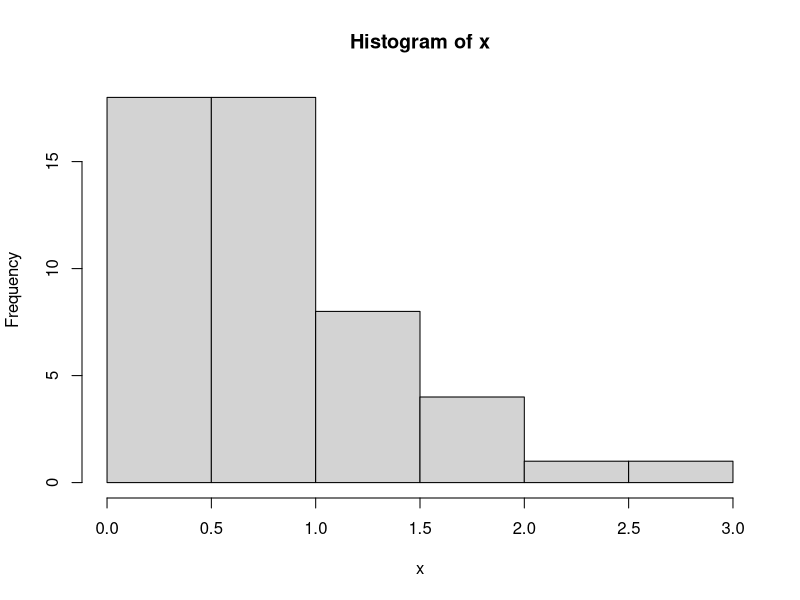
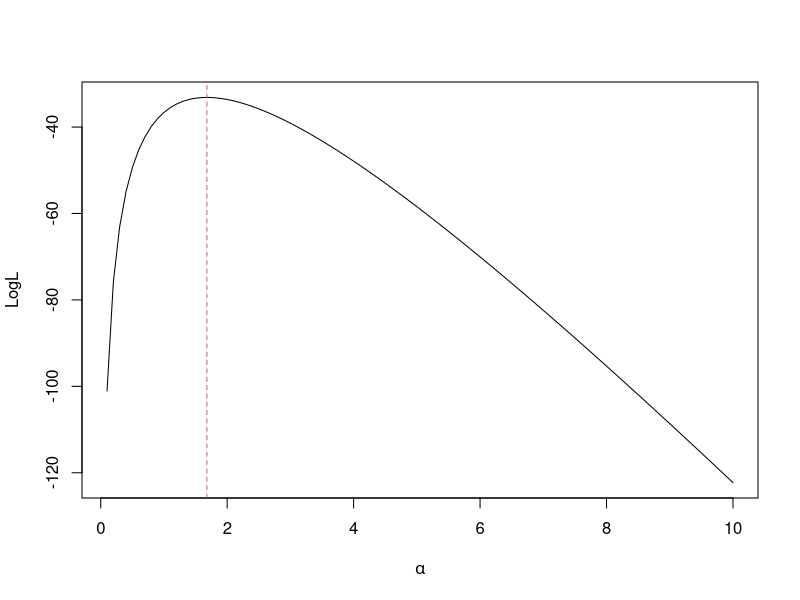
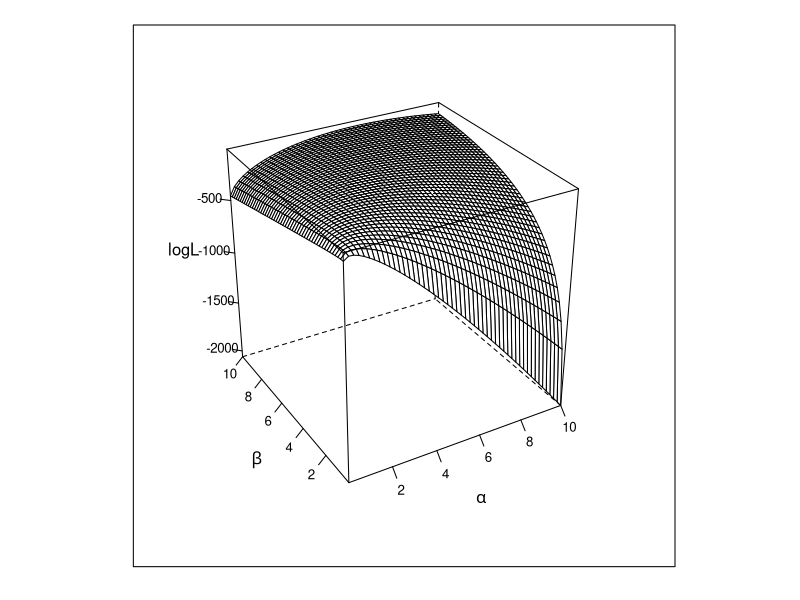
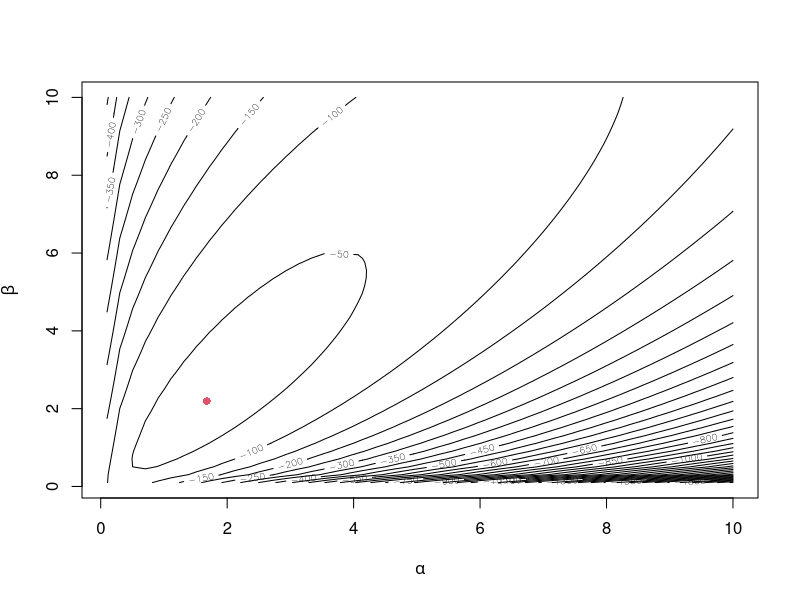

R code for these plots, in order:
rm(list=ls())

#case 1

set.seed(123)
x<-rgamma(50,scale = 1/2,shape=2)
hist(x)
summary(x)
n<-length(x)
f1<-function(alpha)
{
  n*log(n*alpha/sum(x))-n*digamma(alpha)+sum(log(x))
}
alpha.mle<-uniroot(f=f1,lower = 0.1,upper=10)$root
beta.mle<-n*alpha.mle/sum(x)
list(alpha.mle=alpha.mle,beta.mle=beta.mle)

# case 2
f2<-function(alpha)
{
  n*alpha*log(n*alpha/sum(x))-n*log(gamma(alpha))+(alpha-1)*sum(log(x))-n*alpha
}
x1<-seq(0.1,10,length=100)
y1<-sapply(x1,f2)
plot(x1,y1,xlab=expression(alpha),ylab="LogL",type="l")
abline(v=alpha.mle,lty=2,col=2)
alpha.mle1<-optimize(f=f2,lower=0.1,upper=10,maximum=T)$maximum
beta.mle1<-n*alpha.mle1/sum(x)
list(alpha.mle=alpha.mle,beta.mle=beta.mle,alpha.mle1=alpha.mle1,beta.mle1=beta.mle1)


#case 3

f3<-function(p)
{
  alpha<-p[1]
  beta<-p[2]
  (-1)*(n*alpha*log(beta)-n*log(gamma(alpha))+(alpha-1)*sum(log(x))-beta*sum(x))
}
optim(par=c(2,2),f3)

#case 4

require(lattice)
f4<-function(p)
{
  n*p[1]*log(p[2])-n*log(gamma(p[1]))+(p[1]-1)*sum(log(x))-p[2]*sum(x)
}

x2<-seq(0.1,10,length=50)
y2<-seq(0.1,10,length=50)
g<-expand.grid(alpha=x2,beta=y2)
g$L<-apply(g,1,f4)
wireframe(L ~alpha*beta,data=g,xlab=expression(alpha),ylab=expression(beta),zlab=expression(logL),scales=list(arrows=F),drape=F,colorkey=F,screen=list(z=30,x=-60))

#case 5

z<-matrix(g$L,nrow=length(x))
contour(x2,y2,z,nlevels=30,xlab=expression(alpha),ylab=expression(beta))
points(alpha.mle,beta.mle,col=2,pch=16)

